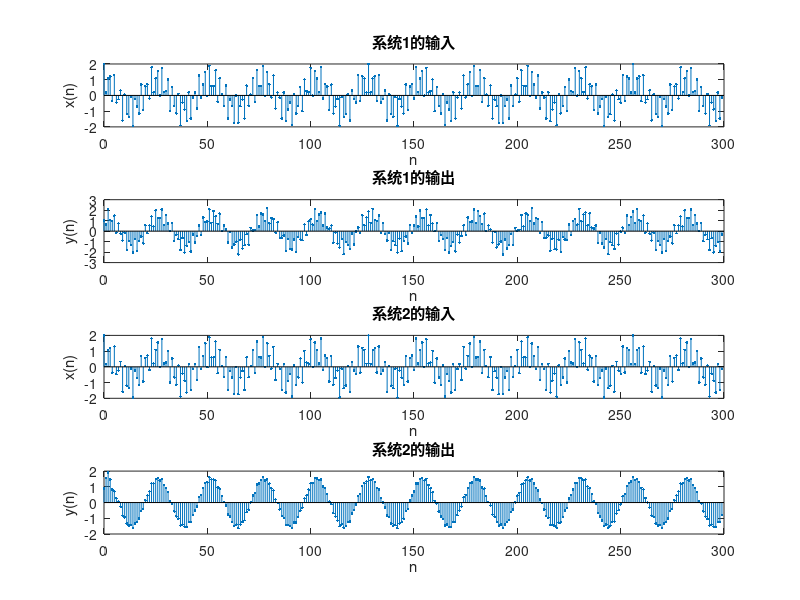

This chart was generated by the following MATLAB code:
close all;
clc;
clear ;
n=0:299;
B1=[0.5,0.27,0.77] ;A1=1;
B2=[0.45,0.5,0.45];A2=[1,-0.53,0.46];
x1=cos(20*pi*n/256)+cos(200*pi*n/256);
hn1=filter(B1,A1,x1);
hn2=filter(B2,A2,x1);
subplot(4,1,1);stem(n,x1,'.');
title('系统1的输入');
xlabel('n');ylabel('x(n)');
subplot(4,1,2);stem(n,hn1,'.');
title('系统1的输出');
xlabel('n');ylabel('y(n)');
subplot(4,1,3);stem(n,x1,'.');
title('系统2的输入');
xlabel('n');ylabel('x(n)');
subplot(4,1,4);stem(n,hn2,'.');
title('系统2的输出');
xlabel('n');ylabel('y(n)');